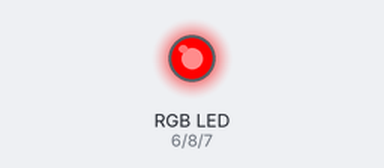
Bench run of a sketch on a simulated Arduino Uno, built with avr-gcc and run on an emulated ATmega328P. Parts: an RGB LED mixed from three pins (HIGH = lit).

Above: at 0.05 s.
At 0.25 s:
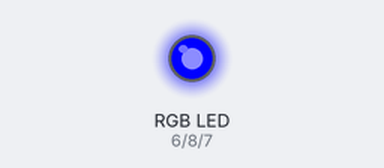
At 0.5 s:
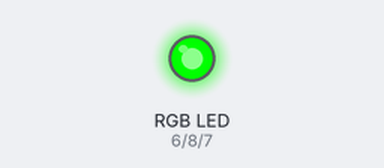
At 1.0 s:
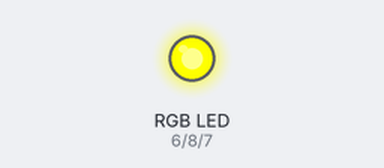
At 1.5 s:
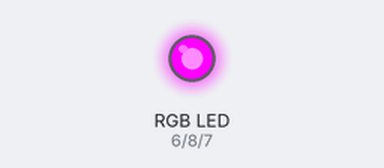
At 1.95 s:
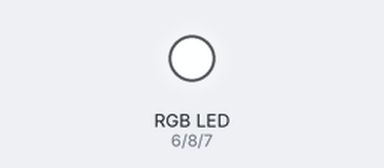
Timing chart, 0 to 4.6 s (numbered marks = the images above):
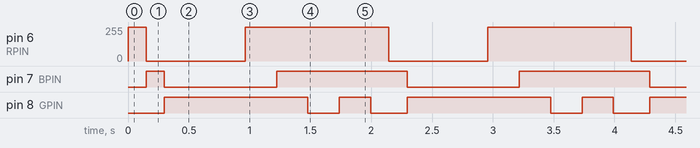

The sketch:

led_anode_nano.ino
```cpp
int RPIN = 6;  // what PIN are you using for RED?
int BPIN = 7; // what PIN are you using for BLUE?
int GPIN = 8; // what PIN are you using for GREEN?

void setup() {
  // put your setup code here, to run once:
  // put your setup code here, to run once:
  pinMode(RPIN, OUTPUT);
  pinMode(BPIN, OUTPUT);
  pinMode(GPIN, OUTPUT);
}

void loop() {
  // put your main code here, to run repeatedly:
  // Digital ON / OFF (cycles)
  digitalWrite(GPIN, LOW);
  digitalWrite(RPIN, HIGH);
  delay(150);
  digitalWrite(RPIN, LOW);
  digitalWrite(BPIN, HIGH);
  delay(150);
  digitalWrite(BPIN, LOW);
  digitalWrite(GPIN, HIGH);
  delay(150);

  // Fade in Red
  for(int i=0; i< 255; i++) {
    analogWrite(RPIN,i);
    analogWrite(255-GPIN,i);
    delay(2);
  }
  // Fade in Blue
  for(int i=0; i< 255; i++) {
    analogWrite(BPIN,i);
    analogWrite(255-RPIN,i);
    delay(2);
  }
  // Fade in Green
  for(int i=0; i< 255; i++) {
    analogWrite(GPIN,i);
    analogWrite(255-BPIN,i);
    delay(2);
  }
}
```

Measured:
- by itself, pin 6 (RPIN): repeats every 2.0 s: 0/255 0.81 s, 254/255 1.0 s, 255/255 0.15 s
- by itself, pin 7 (BPIN): repeats every 2.0 s: LOW 0.92 s, HIGH 1.1 s
- by itself, pin 8 (GPIN): repeats every 2.0 s: LOW 0.26 s, HIGH 0.26 s, LOW 0.30 s, HIGH 1.2 s
